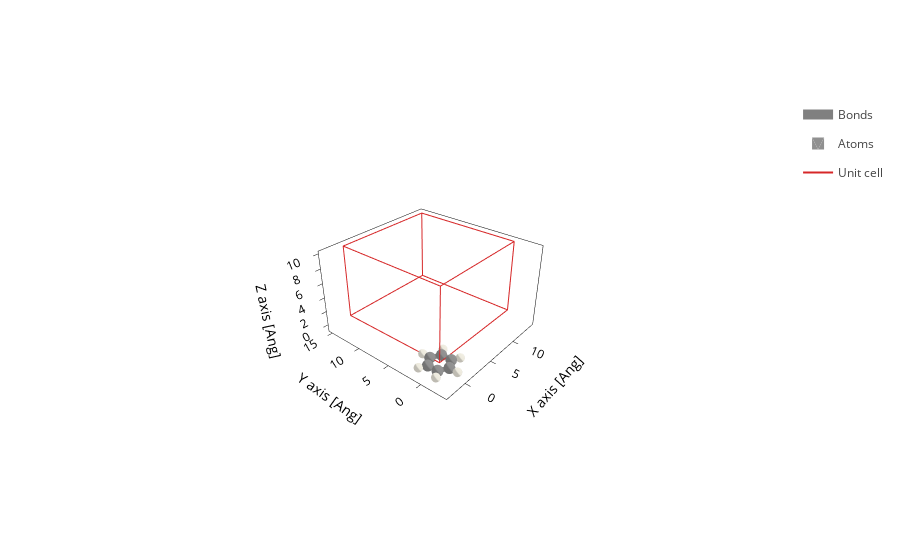

Notebook code for this chart:
### Code cell
benzene.plot()

### Figure 1 — Plotly figure (JSON) as saved in the notebook; plotly's stock layout.template omitted (floating-point values rounded to 4 significant figures; data arrays with more than 128 entries replaced by an {"elided": "..."} marker saying what was removed)
{"data": [{"line": {"color": "gray", "width": 10}, "meta": {}, "mode": "lines", "name": "Bonds", "opacity": 1, "type": "scatter3d", "x": {"elided": "252 float values"}, "y": {"elided": "252 float values"}, "z": {"elided": "252 float values"}}, {"alphahull": 0, "color": "#909090", "hovertemplate": "%{meta.position}", "legendgroup": "Atoms", "meta": {"meta": {"Atoms_i": 0}, "position": "(1.23, 0.71, 0.00)"}, "name": "Atoms", "opacity": 1, "showlegend": true, "showscale": false, "type": "mesh3d", "x": {"elided": "225 float values"}, "y": {"elided": "225 float values"}, "z": {"elided": "225 float values"}}, {"alphahull": 0, "color": "#EDEADE", "hovertemplate": "%{meta.position}", "legendgroup": "Atoms", "meta": {"meta": {"Atoms_i": 1}, "position": "(2.20, 1.27, 0.00)"}, "name": "Atoms", "opacity": 1, "showlegend": false, "showscale": false, "type": "mesh3d", "x": {"elided": "225 float values"}, "y": {"elided": "225 float values"}, "z": {"elided": "225 float values"}}, {"alphahull": 0, "color": "#909090", "hovertemplate": "%{meta.position}", "legendgroup": "Atoms", "meta": {"meta": {"Atoms_i": 2}, "position": "(0.00, 1.42, 0.00)"}, "name": "Atoms", "opacity": 1, "showlegend": false, "showscale": false, "type": "mesh3d", "x": {"elided": "225 float values"}, "y": {"elided": "225 float values"}, "z": {"elided": "225 float values"}}, {"alphahull": 0, "color": "#EDEADE", "hovertemplate": "%{meta.position}", "legendgroup": "Atoms", "meta": {"meta": {"Atoms_i": 3}, "position": "(0.00, 2.54, 0.00)"}, "name": "Atoms", "opacity": 1, "showlegend": false, "showscale": false, "type": "mesh3d", "x": {"elided": "225 float values"}, "y": {"elided": "225 float values"}, "z": {"elided": "225 float values"}}, {"alphahull": 0, "color": "#909090", "hovertemplate": "%{meta.position}", "legendgroup": "Atoms", "meta": {"meta": {"Atoms_i": 4}, "position": "(-1.23, 0.71, 0.00)"}, "name": "Atoms", "opacity": 1, "showlegend": false, "showscale": false, "type": "mesh3d", "x": {"elided": "225 float values"}, "y": {"elided": "225 float values"}, "z": {"elided": "225 float values"}}, {"alphahull": 0, "color": "#EDEADE", "hovertemplate": "%{meta.position}", "legendgroup": "Atoms", "meta": {"meta": {"Atoms_i": 5}, "position": "(-2.20, 1.27, 0.00)"}, "name": "Atoms", "opacity": 1, "showlegend": false, "showscale": false, "type": "mesh3d", "x": {"elided": "225 float values"}, "y": {"elided": "225 float values"}, "z": {"elided": "225 float values"}}, {"alphahull": 0, "color": "#909090", "hovertemplate": "%{meta.position}", "legendgroup": "Atoms", "meta": {"meta": {"Atoms_i": 6}, "position": "(-1.23, -0.71, 0.00)"}, "name": "Atoms", "opacity": 1, "showlegend": false, "showscale": false, "type": "mesh3d", "x": {"elided": "225 float values"}, "y": {"elided": "225 float values"}, "z": {"elided": "225 float values"}}, {"alphahull": 0, "color": "#EDEADE", "hovertemplate": "%{meta.position}", "legendgroup": "Atoms", "meta": {"meta": {"Atoms_i": 7}, "position": "(-2.20, -1.27, 0.00)"}, "name": "Atoms", "opacity": 1, "showlegend": false, "showscale": false, "type": "mesh3d", "x": {"elided": "225 float values"}, "y": {"elided": "225 float values"}, "z": {"elided": "225 float values"}}, {"alphahull": 0, "color": "#909090", "hovertemplate": "%{meta.position}", "legendgroup": "Atoms", "meta": {"meta": {"Atoms_i": 8}, "position": "(0.00, -1.42, 0.00)"}, "name": "Atoms", "opacity": 1, "showlegend": false, "showscale": false, "type": "mesh3d", "x": {"elided": "225 float values"}, "y": {"elided": "225 float values"}, "z": {"elided": "225 float values"}}, {"alphahull": 0, "color": "#EDEADE", "hovertemplate": "%{meta.position}", "legendgroup": "Atoms", "meta": {"meta": {"Atoms_i": 9}, "position": "(0.00, -2.54, 0.00)"}, "name": "Atoms", "opacity": 1, "showlegend": false, "showscale": false, "type": "mesh3d", "x": {"elided": "225 float values"}, "y": {"elided": "225 float values"}, "z": {"elided": "225 float values"}}, {"alphahull": 0, "color": "#909090", "hovertemplate": "%{meta.position}", "legendgroup": "Atoms", "meta": {"meta": {"Atoms_i": 10}, "position": "(1.23, -0.71, 0.00)"}, "name": "Atoms", "opacity": 1, "showlegend": false, "showscale": false, "type": "mesh3d", "x": {"elided": "225 float values"}, "y": {"elided": "225 float values"}, "z": {"elided": "225 float values"}}, {"alphahull": 0, "color": "#EDEADE", "hovertemplate": "%{meta.position}", "legendgroup": "Atoms", "meta": {"meta": {"Atoms_i": 11}, "position": "(2.20, -1.27, 0.00)"}, "name": "Atoms", "opacity": 1, "showlegend": false, "showscale": false, "type": "mesh3d", "x": {"elided": "225 float values"}, "y": {"elided": "225 float values"}, "z": {"elided": "225 float values"}}, {"meta": {}, "mode": "lines", "name": "Unit cell", "type": "scatter3d", "x": [0.0, 0.0, 14.4, 14.4, 0.0, 0.0, NaN, 0.0, 0.0, 0.0, 14.4, 14.4, 0.0, NaN, 14.4, 14.4, NaN, 14.4, 14.4], "y": [0.0, 15.08, 15.08, 15.08, 15.08, 15.08, NaN, 15.08, 0.0, 0.0, 0.0, 0.0, 0.0, NaN, 15.08, 0.0, NaN, 15.08, 0.0], "z": [0.0, 0.0, 0.0, 10.0, 10.0, 0.0, NaN, 10.0, 10.0, 0.0, 0.0, 10.0, 10.0, NaN, 0.0, 0.0, NaN, 10.0, 10.0]}], "layout": {"autosize": true, "scene": {"aspectmode": "data", "aspectratio": {"x": 1.149, "y": 1.216, "z": 0.7156}, "camera": {"center": {"x": 0, "y": 0, "z": 0}, "eye": {"x": -2.37, "y": -1.987, "z": 1.81}, "projection": {"type": "perspective"}, "up": {"x": 0, "y": 0, "z": 1}}, "xaxis": {"title": {"text": "X axis [Ang]"}, "type": "linear"}, "yaxis": {"title": {"text": "Y axis [Ang]"}, "type": "linear"}, "zaxis": {"title": {"text": "Z axis [Ang]"}, "type": "linear"}}, "xaxis": {"scaleanchor": "y", "scaleratio": 1, "title": {"text": "X axis [Ang]"}}, "yaxis": {"title": {"text": "Y axis [Ang]"}}}}
